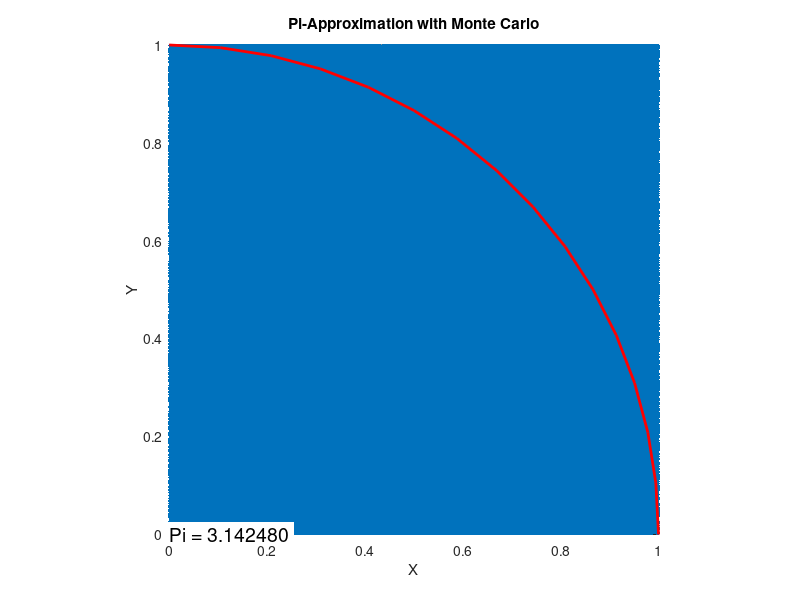

Reproduce this figure in MATLAB.
% NEED:
% Octave - can be downloaded from https://octave.org/download
% USAGE:
% 1. Open the Octave GUI.
% 2. Select File from the menu bar, then choose Open.
% 3. Navigate to the directory where the file is located and select it. Click Open to load the file into the Octave Editor.
% 4. To run the file, click the Run button in the toolbar, or press the F5 key.
% 5. If the file defines a function, enter the arguments in the Command Window and press Enter to call the function. If the file is a script, it will execute when you run it.
%
% Take care with the plot usage because it can get quite laggy depending on the iterations


iterations = 1000000; % number of points to generate
in_circle = 0;

% generate iterations random x and y values between 0 and radius
x_values = rand(iterations, 1.0);
y_values = rand(iterations, 1.0);

for i = 1:iterations
  x = x_values(i); % get x-coordinate of current point
  y = y_values(i); % get y-coordinate of current point
  distance = sqrt(x^2 + y^2); % calculate distance to (0,0) using the distance formula
  if distance < 1.0
    in_circle = in_circle + 1;
  end
end


points = [x_values, y_values];
plot(points(:,1), points(:,2), '.');

% Plot a circle with a radius of 1
rectangle('Position', [-1, -1, 2, 2], 'Curvature', 1, 'EdgeColor', 'r', 'LineWidth', 2);

axis equal; % set the aspect ratio to 1:1
axis([0, 1.0, 0, 1.0,]); % set the axis limits to match the circle size
xlabel('X');
ylabel('Y');
title('Pi-Approximation with Monte Carlo');

% Add a variable to the plot
pi = 4 * in_circle / iterations;
x_var = 0.5; % x-coordinate of the variable
y_var = 0.5; % y-coordinate of the variable
text(0, 0, sprintf('Pi = %.6f', pi), 'fontsize', 14, 'backgroundcolor', '#fff'); % add the variable text to the plot
